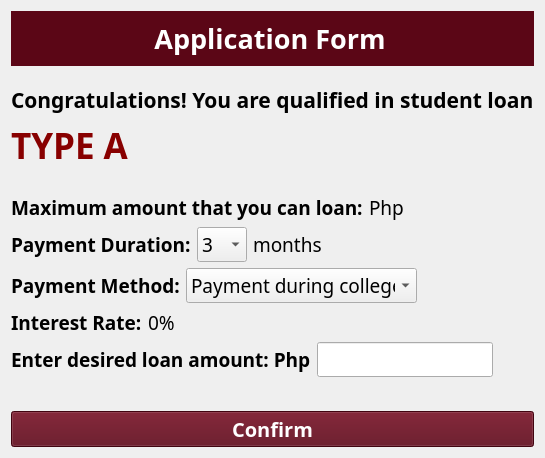
      <widget class="QWidget" name="applyPage2">
       <layout class="QGridLayout" name="gridLayout_6">
        <item row="0" column="0">
         <layout class="QVBoxLayout" name="verticalLayout_14">
          <item>
           <widget class="QWidget" name="applyPage2Header" native="true">
            <property name="maximumSize">
             <size>
              <width>16777215</width>
              <height>71</height>
             </size>
            </property>
            <property name="styleSheet">
             <string notr="true">background-color: rgb(91, 6, 22);</string>
            </property>
            <layout class="QHBoxLayout" name="horizontalLayout_13">
             <property name="leftMargin">
              <number>60</number>
             </property>
             <property name="rightMargin">
              <number>65</number>
             </property>
             <item>
              <layout class="QHBoxLayout" name="horizontalLayout_14">
               <item>
                <widget class="QLabel" name="pupLogo_5">
                 <property name="enabled">
                  <bool>true</bool>
                 </property>
                 <property name="maximumSize">
                  <size>
                   <width>51</width>
                   <height>51</height>
                  </size>
                 </property>
                 <property name="styleSheet">
                  <string notr="true"/>
                 </property>
                 <property name="frameShape">
                  <enum>QFrame::NoFrame</enum>
                 </property>
                 <property name="frameShadow">
                  <enum>QFrame::Plain</enum>
                 </property>
                 <property name="lineWidth">
                  <number>0</number>
                 </property>
                 <property name="text">
                  <string/>
                 </property>
                 <property name="pixmap">
                  <pixmap resource="resources/puplogo.qrc">:/pupLogo/pup_logo.png</pixmap>
                 </property>
                 <property name="scaledContents">
                  <bool>true</bool>
                 </property>
                </widget>
               </item>
               <item>
                <widget class="QLabel" name="titleLabel_5">
                 <property name="font">
                  <font>
                   <family>Atkinson Hyperlegible</family>
                   <pointsize>20</pointsize>
                   <weight>75</weight>
                   <italic>false</italic>
                   <bold>true</bold>
                  </font>
                 </property>
                 <property name="mouseTracking">
                  <bool>true</bool>
                 </property>
                 <property name="contextMenuPolicy">
                  <enum>Qt::DefaultContextMenu</enum>
                 </property>
                 <property name="styleSheet">
                  <string notr="true">color: rgb(255, 255, 255);</string>
                 </property>
                 <property name="frameShape">
                  <enum>QFrame::NoFrame</enum>
                 </property>
                 <property name="lineWidth">
                  <number>0</number>
                 </property>
                 <property name="midLineWidth">
                  <number>0</number>
                 </property>
                 <property name="text">
                  <string>&lt;html&gt;&lt;head/&gt;&lt;body&gt;&lt;p align=&quot;center&quot;&gt;Application Form&lt;/p&gt;&lt;/body&gt;&lt;/html&gt;</string>
                 </property>
                 <property name="scaledContents">
                  <bool>false</bool>
                 </property>
                 <property name="alignment">
                  <set>Qt::AlignCenter</set>
                 </property>
                 <property name="indent">
                  <number>-1</number>
                 </property>
                </widget>
               </item>
               <item>
                <widget class="QLabel" name="appLogo_5">
                 <property name="maximumSize">
                  <size>
                   <width>51</width>
                   <height>51</height>
                  </size>
                 </property>
                 <property name="frameShape">
                  <enum>QFrame::NoFrame</enum>
                 </property>
                 <property name="lineWidth">
                  <number>0</number>
                 </property>
                 <property name="text">
                  <string/>
                 </property>
                 <property name="pixmap">
                  <pixmap resource="resources/applogo.qrc">:/appLogo/app_logo.png</pixmap>
                 </property>
                 <property name="scaledContents">
                  <bool>true</bool>
                 </property>
                </widget>
               </item>
              </layout>
             </item>
            </layout>
           </widget>
          </item>
          <item>
           <spacer name="verticalSpacer_9">
            <property name="orientation">
             <enum>Qt::Vertical</enum>
            </property>
            <property name="sizeHint" stdset="0">
             <size>
              <width>20</width>
              <height>13</height>
             </size>
            </property>
           </spacer>
          </item>
          <item>
           <widget class="QLabel" name="congratsLabel">
            <property name="font">
             <font>
              <family>Atkinson Hyperlegible</family>
              <pointsize>16</pointsize>
              <weight>75</weight>
              <bold>true</bold>
             </font>
            </property>
            <property name="text">
             <string>Congratulations! You are qualified in student loan</string>
            </property>
           </widget>
          </item>
          <item>
           <layout class="QHBoxLayout" name="horizontalLayout_15">
            <item>
             <widget class="QLabel" name="typeLabel">
              <property name="font">
               <font>
                <family>Atkinson Hyperlegible</family>
                <pointsize>26</pointsize>
                <weight>75</weight>
                <bold>true</bold>
               </font>
              </property>
              <property name="styleSheet">
               <string notr="true">color: rgb(136, 0, 0);</string>
              </property>
              <property name="text">
               <string>TYPE A</string>
              </property>
             </widget>
            </item>
            <item>
             <spacer name="horizontalSpacer_3">
              <property name="orientation">
               <enum>Qt::Horizontal</enum>
              </property>
              <property name="sizeHint" stdset="0">
               <size>
                <width>40</width>
                <height>20</height>
               </size>
              </property>
             </spacer>
            </item>
           </layout>
          </item>
          <item>
           <spacer name="verticalSpacer_8">
            <property name="orientation">
             <enum>Qt::Vertical</enum>
            </property>
            <property name="sizeHint" stdset="0">
             <size>
              <width>20</width>
              <height>18</height>
             </size>
            </property>
           </spacer>
          </item>
          <item>
           <layout class="QHBoxLayout" name="horizontalLayout_20">
            <item>
             <widget class="QLabel" name="maxAmountLabel">
              <property name="font">
               <font>
                <family>Atkinson Hyperlegible</family>
                <pointsize>14</pointsize>
                <weight>75</weight>
                <bold>true</bold>
               </font>
              </property>
              <property name="text">
               <string>Maximum amount that you can loan:</string>
              </property>
             </widget>
            </item>
            <item>
             <widget class="QLabel" name="maxAmountDisplay">
              <property name="font">
               <font>
                <family>Atkinson Hyperlegible</family>
                <pointsize>14</pointsize>
                <weight>50</weight>
                <bold>false</bold>
               </font>
              </property>
              <property name="text">
               <string>Php</string>
              </property>
             </widget>
            </item>
            <item>
             <spacer name="horizontalSpacer">
              <property name="orientation">
               <enum>Qt::Horizontal</enum>
              </property>
              <property name="sizeHint" stdset="0">
               <size>
                <width>40</width>
                <height>20</height>
               </size>
              </property>
             </spacer>
            </item>
           </layout>
          </item>
          <item>
           <layout class="QHBoxLayout" name="horizontalLayout_17">
            <item>
             <widget class="QLabel" name="paymentDurationLabel">
              <property name="font">
               <font>
                <family>Atkinson Hyperlegible</family>
                <pointsize>14</pointsize>
                <weight>75</weight>
                <bold>true</bold>
               </font>
              </property>
              <property name="text">
               <string>Payment Duration:</string>
              </property>
             </widget>
            </item>
            <item>
             <widget class="QComboBox" name="paymentDurationInput">
              <property name="maximumSize">
               <size>
                <width>51</width>
                <height>16777215</height>
               </size>
              </property>
              <property name="font">
               <font>
                <family>Atkinson Hyperlegible</family>
                <pointsize>14</pointsize>
               </font>
              </property>
              <item>
               <property name="text">
                <string>3</string>
               </property>
              </item>
              <item>
               <property name="text">
                <string>6</string>
               </property>
              </item>
              <item>
               <property name="text">
                <string>12</string>
               </property>
              </item>
             </widget>
            </item>
            <item>
             <widget class="QLabel" name="label_6">
              <property name="font">
               <font>
                <family>Atkinson Hyperlegible</family>
                <pointsize>14</pointsize>
                <weight>50</weight>
                <bold>false</bold>
               </font>
              </property>
              <property name="text">
               <string>months</string>
              </property>
             </widget>
            </item>
            <item>
             <spacer name="horizontalSpacer_4">
              <property name="orientation">
               <enum>Qt::Horizontal</enum>
              </property>
              <property name="sizeHint" stdset="0">
               <size>
                <width>40</width>
                <height>20</height>
               </size>
              </property>
             </spacer>
            </item>
           </layout>
          </item>
          <item>
           <layout class="QHBoxLayout" name="horizontalLayout_18">
            <item>
             <widget class="QLabel" name="paymentMethodLabel">
              <property name="font">
               <font>
                <family>Atkinson Hyperlegible</family>
                <pointsize>14</pointsize>
                <weight>75</weight>
                <bold>true</bold>
               </font>
              </property>
              <property name="text">
               <string>Payment Method:</string>
              </property>
             </widget>
            </item>
            <item>
             <widget class="QComboBox" name="paymentMethodInput">
              <property name="maximumSize">
               <size>
                <width>231</width>
                <height>16777215</height>
               </size>
              </property>
              <property name="font">
               <font>
                <family>Atkinson Hyperlegible</family>
                <pointsize>14</pointsize>
               </font>
              </property>
              <item>
               <property name="text">
                <string>Payment during college</string>
               </property>
              </item>
              <item>
               <property name="text">
                <string>Payment after college</string>
               </property>
              </item>
             </widget>
            </item>
            <item>
             <spacer name="horizontalSpacer_5">
              <property name="orientation">
               <enum>Qt::Horizontal</enum>
              </property>
              <property name="sizeHint" stdset="0">
               <size>
                <width>40</width>
                <height>20</height>
               </size>
              </property>
             </spacer>
            </item>
           </layout>
          </item>
          <item>
           <layout class="QHBoxLayout" name="horizontalLayout_16">
            <item>
             <widget class="QLabel" name="interestRateLabel">
              <property name="font">
               <font>
                <family>Atkinson Hyperlegible</family>
                <pointsize>14</pointsize>
                <weight>75</weight>
                <bold>true</bold>
               </font>
              </property>
              <property name="text">
               <string>Interest Rate:</string>
              </property>
             </widget>
            </item>
            <item>
             <widget class="QLabel" name="interestRateDisplay">
              <property name="font">
               <font>
                <family>Atkinson Hyperlegible</family>
                <pointsize>14</pointsize>
                <weight>50</weight>
                <bold>false</bold>
               </font>
              </property>
              <property name="text">
               <string>0%</string>
              </property>
             </widget>
            </item>
            <item>
             <spacer name="horizontalSpacer_8">
              <property name="orientation">
               <enum>Qt::Horizontal</enum>
              </property>
              <property name="sizeHint" stdset="0">
               <size>
                <width>40</width>
                <height>20</height>
               </size>
              </property>
             </spacer>
            </item>
           </layout>
          </item>
          <item>
           <layout class="QHBoxLayout" name="horizontalLayout_19">
            <item>
             <widget class="QLabel" name="loanAmountLabel_2">
              <property name="font">
               <font>
                <family>Atkinson Hyperlegible</family>
                <pointsize>14</pointsize>
                <weight>75</weight>
                <bold>true</bold>
               </font>
              </property>
              <property name="text">
               <string>Enter desired loan amount: Php</string>
              </property>
             </widget>
            </item>
            <item>
             <widget class="QLineEdit" name="loanAmountInput">
              <property name="font">
               <font>
                <family>Atkinson Hyperlegible</family>
                <pointsize>14</pointsize>
               </font>
              </property>
              <property name="text">
               <string/>
              </property>
             </widget>
            </item>
            <item>
             <spacer name="horizontalSpacer_7">
              <property name="orientation">
               <enum>Qt::Horizontal</enum>
              </property>
              <property name="sizeHint" stdset="0">
               <size>
                <width>40</width>
                <height>20</height>
               </size>
              </property>
             </spacer>
            </item>
           </layout>
          </item>
          <item>
           <spacer name="verticalSpacer_10">
            <property name="orientation">
             <enum>Qt::Vertical</enum>
            </property>
            <property name="sizeHint" stdset="0">
             <size>
              <width>20</width>
              <height>28</height>
             </size>
            </property>
           </spacer>
          </item>
          <item>
           <widget class="QPushButton" name="applyConfirmBtn">
            <property name="font">
             <font>
              <family>Atkinson Hyperlegible</family>
              <pointsize>15</pointsize>
              <weight>75</weight>
              <bold>true</bold>
             </font>
            </property>
            <property name="styleSheet">
             <string notr="true">color: rgb(255, 255, 255);
background-color: rgb(91, 6, 22);</string>
            </property>
            <property name="text">
             <string>Confirm</string>
            </property>
           </widget>
          </item>
         </layout>
        </item>
       </layout>
      </widget>
